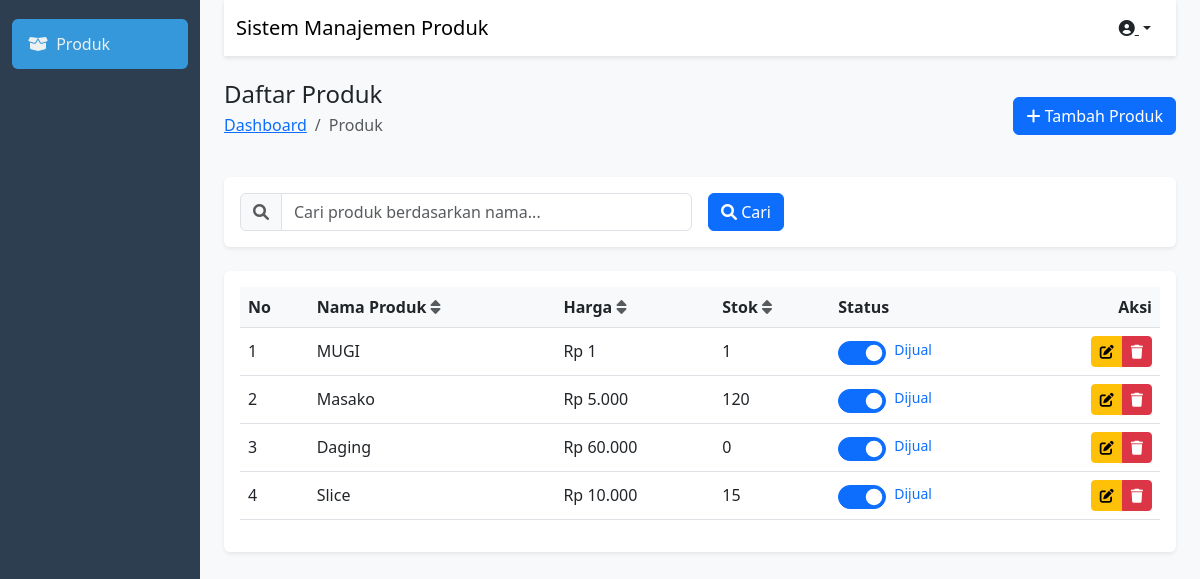
The page / on the database its author committed.
### tables this page shows
CREATE TABLE `products` (
  `id` int(11) NOT NULL AUTO_INCREMENT,
  `name` varchar(255) NOT NULL,
  `price` decimal(10,2) NOT NULL,
  `stock` int(11) NOT NULL,
  `is_sell` tinyint(1) NOT NULL DEFAULT 1,
  `created_at` timestamp NOT NULL DEFAULT current_timestamp(),
  `updated_at` timestamp NOT NULL DEFAULT current_timestamp() ON UPDATE current_timestamp(),
  PRIMARY KEY (`id`)
);

### application/controllers/Products.php (called while the page is built, shortened)
<?php
class Products extends CI_Controller {
    public function __construct() {
        $this->load->model('product_model');
        $this->load->library('form_validation');
        $this->load->library('session');
        $this->load->helper('url');
    }
    public function index()
    {
        $search = $this->input->get('search');
        $sort_by = $this->input->get('sort_by');
        $sort_order = $this->input->get('sort_order');
        $data['products'] = $this->product_model->get_all_products($search, $sort_by, $sort_order);
        $data['sort_by'] = $sort_by;
        $data['sort_order'] = $sort_order;
        $this->load->view('products/index', $data);
    }
}

### index.php (called while the page is built, shortened)
<?php
require_once BASEPATH.'core/CodeIgniter.php';

### application/models/Product_model.php (called while the page is built, shortened)
<?php
class Product_model extends CI_Model {
    public function get_all_products($search = null, $sort_by = 'id', $sort_order = 'desc') {
        $allowed_columns = ['name', 'price', 'stock', 'id'];
        $sort_by = in_array($sort_by, $allowed_columns) ? $sort_by : 'id';
        $sort_order = strtolower($sort_order) === 'asc' ? 'asc' : 'desc';
        $this->db->order_by($sort_by, $sort_order);
        return $this->db->get('products')->result();
    }
}

### application/views/products/index.php (the view, shortened to what this page needs)
<?php $this->load->view('templates/header'); ?>
<?php $this->load->view('products/flash_messages'); ?>
<div class="d-flex justify-content-between align-items-center mb-4">
    <div>
        <h4 class="mb-1">Daftar Produk</h4>
        <nav aria-label="breadcrumb">
            <ol class="breadcrumb">
                <li class="breadcrumb-item"><a href="#">Dashboard</a></li>
                <li class="breadcrumb-item active">Produk</li>
            </ol>
        </nav>
    </div>
    <button type="button" class="btn btn-primary" data-bs-toggle="modal" data-bs-target="#addProductModal">
        <i class="fas fa-plus"></i> Tambah Produk
    </button>
</div>
<div class="card shadow-sm mb-4">
    <div class="card-body">
        <form action="<?= site_url('products') ?>" method="get" class="row g-3 align-items-center">
            <div class="col-md-8 col-lg-6">
                <div class="input-group">
                    <span class="input-group-text bg-light">
                        <i class="fas fa-search text-muted"></i>
                    </span>
                    <input type="text" class="form-control" name="search"
                           value="<?= $this->input->get('search') ?>"
                           placeholder="Cari produk berdasarkan nama...">
                </div>
            </div>
            <div class="col-auto">
                <button type="submit" class="btn btn-primary">
                    <i class="fas fa-search"></i> Cari
                </button>
            </div>
        </form>
    </div>
</div>
<div class="card shadow-sm">
    <div class="card-body">
        <?php if(empty($products)): ?>
            <div class="text-center py-5">
                <img src="https://cdn-icons-png.flaticon.com/512/7486/7486744.png"
                     alt="No products" style="width: 120px; opacity: 0.5">
                <p class="text-muted mt-3">
                    <?= $this->input->get('search') ?
                        'Tidak ada produk yang cocok dengan pencarian Anda.' :
                        'Belum ada produk yang ditambahkan.' ?>
                </p>
                <?php if($this->input->get('search')): ?>
                    <a href="<?= site_url('products') ?>" class="btn btn-outline-primary mt-2">
                        <i class="fas fa-arrow-left"></i> Kembali ke Daftar Produk
                    </a>
                <?php endif; ?>
            </div>
        <?php else: ?>
            <div class="table-responsive">
                <table class="table table-hover align-middle">
                    <thead>
                        <tr>
                            <th>No</th>
                            <th>
                                <a href="<?= site_url('products?' . http_build_query(array_merge($_GET, [
                                    'sort_by' => 'name',
                                    'sort_order' => ($sort_by === 'name' && $sort_order === 'asc') ? 'desc' : 'asc'
                                ]))) ?>" class="text-dark text-decoration-none">
                                    Nama Produk
                                    <?php if($sort_by === 'name'): ?>
                                        <i class="fas fa-sort-<?= $sort_order === 'asc' ? 'up' : 'down' ?>"></i>
                                    <?php else: ?>
                                        <i class="fas fa-sort text-muted"></i>
                                    <?php endif; ?>
                                </a>
                            </th>
                            <th>
                                <a href="<?= site_url('products?' . http_build_query(array_merge($_GET, [
                                    'sort_by' => 'price',
                                    'sort_order' => ($sort_by === 'price' && $sort_order === 'asc') ? 'desc' : 'asc'
                                ]))) ?>" class="text-dark text-decoration-none">
                                    Harga
                                    <?php if($sort_by === 'price'): ?>
                                        <i class="fas fa-sort-<?= $sort_order === 'asc' ? 'up' : 'down' ?>"></i>
                                    <?php else: ?>
                                        <i class="fas fa-sort text-muted"></i>
                                    <?php endif; ?>
                                </a>
                            </th>
                            <th>
                                <a href="<?= site_url('products?' . http_build_query(array_merge($_GET, [
                                    'sort_by' => 'stock',
                                    'sort_order' => ($sort_by === 'stock' && $sort_order === 'asc') ? 'desc' : 'asc'
                                ]))) ?>" class="text-dark text-decoration-none">
                                    Stok
                                    <?php if($sort_by === 'stock'): ?>
                                        <i class="fas fa-sort-<?= $sort_order === 'asc' ? 'up' : 'down' ?>"></i>
                                    <?php else: ?>
                                        <i class="fas fa-sort text-muted"></i>
                                    <?php endif; ?>
                                </a>
                            </th>
                            <th>Status</th>
                            <th class="text-end">Aksi</th>
                        </tr>
                    </thead>
                    <tbody>
                        <?php $no = 1; foreach($products as $product): ?>
                        <tr>
                            <td><?= $no++ ?></td>
                            <td><?= htmlspecialchars($product->name) ?></td>
                            <td>Rp <?= number_format($product->price, 0, ',', '.') ?></td>
                            <td><?= $product->stock ?></td>
                            <td>
                                <div class="form-check form-switch">
                                    <input type="checkbox" class="form-check-input toggle-status"
                                           id="status_<?= $product->id ?>"
                                           data-product-id="<?= $product->id ?>"
                                           data-product-name="<?= htmlspecialchars($product->name) ?>"
                                           <?= $product->is_sell ? 'checked' : '' ?>>
                                    <label class="form-check-label status-label-<?= $product->id ?> <?= $product->is_sell ? 'text-primary' : 'text-secondary' ?>"
                                           for="status_<?= $product->id ?>">
                                        <small><?= $product->is_sell ? 'Dijual' : 'Tidak Dijual' ?></small>
                                    </label>
                                </div>
                            </td>
                            <td class="text-end">
                                <div class="btn-group">
                                    <a href="<?= site_url('products/edit/'.$product->id) ?>"
                                       class="btn btn-sm btn-warning">
                                        <i class="fas fa-edit"></i>
                                    </a>
                                    <button type="button"
                                            class="btn btn-sm btn-danger"
                                            data-bs-toggle="modal"
                                            data-bs-target="#deleteModal"
                                            data-product-id="<?= $product->id ?>"
                                            data-product-name="<?= htmlspecialchars($product->name) ?>">
                                        <i class="fas fa-trash"></i>
                                    </button>
                                </div>
                            </td>
                        </tr>
                        <?php endforeach; ?>
                    </tbody>
                </table>
            </div>
        <?php endif; ?>
    </div>
</div>
<?php $this->load->view('templates/footer'); ?>

### application/views/templates/header.php (shortened to what this page needs)
<!DOCTYPE html>
<html lang="en">
<head>
    <link href="https://cdn.jsdelivr.net/npm/bootstrap@5.3.0/dist/css/bootstrap.min.css" rel="stylesheet">
    <link href="https://cdnjs.cloudflare.com/ajax/libs/font-awesome/6.0.0/css/all.min.css" rel="stylesheet">
</head>
<body>
    <div class="container-fluid">
        <div class="row">
            <div class="col-md-3 col-lg-2 d-md-block sidebar collapse">
                <div class="position-sticky pt-3">
                    <ul class="nav flex-column">
                        <li class="nav-item">
                            <a class="nav-link active" href="<?= site_url('products') ?>">
                                <i class="fas fa-box-open"></i>
                                Produk
                            </a>
                        </li>
                    </ul>
                </div>
            </div>
            <main class="col-md-9 ms-sm-auto col-lg-10 px-md-4 content">
                <nav class="navbar navbar-expand-lg navbar-light sticky-top mb-4">
                    <div class="container-fluid">
                        <a class="navbar-brand" href="#">Sistem Manajemen Produk</a>
                        <div class="d-flex">
                            <div class="dropdown">
                                <button class="btn btn-link text-dark dropdown-toggle" type="button"
                                        data-bs-toggle="dropdown">
                                    <i class="fas fa-user-circle"></i>
                                </button>
                            </div>
                        </div>
                    </div>
                </nav>

### application/views/templates/footer.php (shortened to what this page needs)
            </main>
        </div>
    </div>
</body>
</html>

### application/views/templates/header.php (style rules this page uses)
.table th { background-color: #f8f9fa; }
.sidebar { min-height: 100vh; background-color: #2c3e50; }
.sidebar .nav-link { color: #ecf0f1; padding: 0.8rem 1rem; margin: 0.2rem 0; border-radius: 0.375rem; }
.sidebar .nav-link.active { background-color: #3498db; }
.sidebar .nav-link i { width: 24px; }
.content { min-height: 100vh; background-color: #f8f9fa; }
.navbar { background-color: #fff; box-shadow: 0 2px 4px rgba(0,0,0,.1); }
.card { border: none; box-shadow: 0 0.125rem 0.25rem rgba(0,0,0,.075); }
.form-switch { padding-left: 3.5em; }
.form-switch .form-check-input { width: 3em; height: 1.5em; margin-left: -3.5em; background-color: #6c757d; border-color: #6c757d; background-position: left center; border-radius: 2em; transition: all .15s ease-in-out; }
.form-switch .form-check-input:checked { background-color: #0d6efd; border-color: #0d6efd; background-position: right center; }

### rows shown on the page
products: name "MUGI", price "1", stock "1", is_sell "☑", shows "Dijual"
products: name "Masako", price "5.000", stock "120", is_sell "☑", shows "Dijual"
products: name "Daging", price "60.000", stock "0", is_sell "☑", shows "Dijual"
products: name "Slice", price "10.000", stock "15", is_sell "☑", shows "Dijual"
